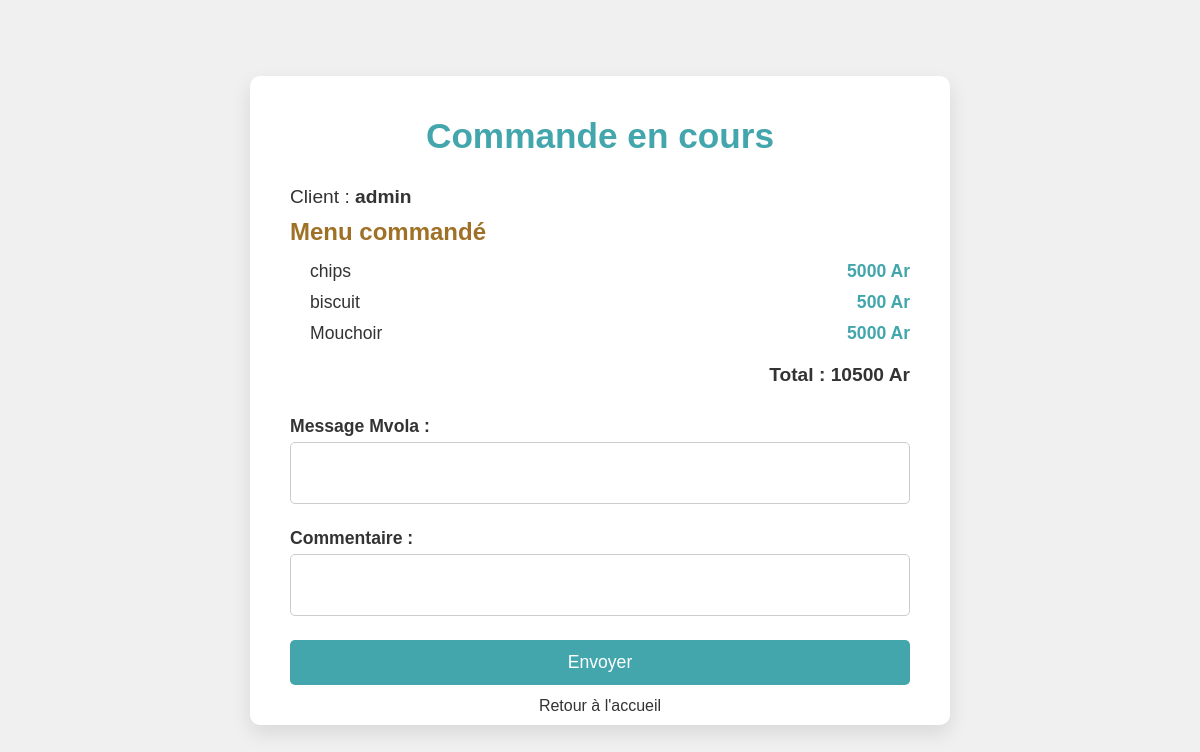
Page /commande/ (signed in) on the earlier database version.
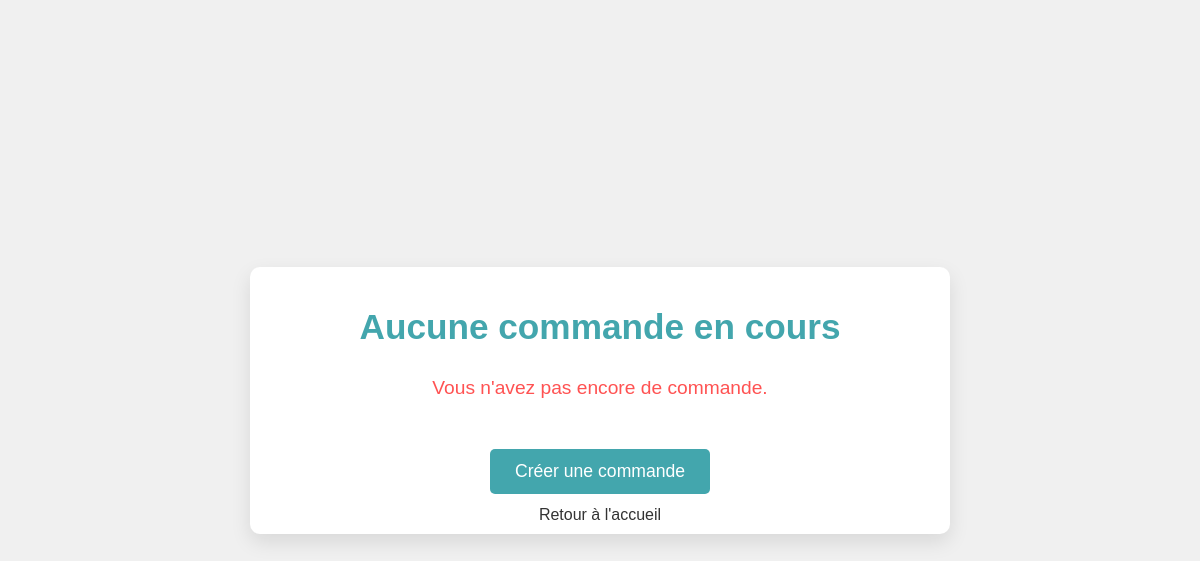
Same page on the later database version.
### gestionRestau/models.py (models this page shows)
class Commande(models.Model):
    client = models.ForeignKey(CustomUser, on_delete = models.CASCADE)
    menu = models.ManyToManyField(Menu)
    date = models.DateField(auto_now = True)
    message = models.TextField(blank = False)
    commentaire = models.TextField(blank = True)
    total = models.IntegerField(default=0)
    type = models.CharField(max_length=20)

class CustomUser(AbstractUser):
    pass

class Menu(models.Model):
    name = models.CharField(max_length=100)
    price = models.IntegerField()
    category = models.CharField(max_length=100)

### gestionRestau/views.py (the view)
# urls.py: path('commande/', commande, name="commande"),
def commande(request) :
     somme = 0
     if Commande.objects.filter(type="attente", client=request.user).exists() :
        com = Commande.objects.get(type="attente", client=request.user)
        for c in com.menu.all() :
            somme += c.price
        form = CommandeForm()
     else :
         com = None
         form = None
     return render(request, "Menu/commande.html", {"commande": com, "total":somme, "form":form})

### templates/Menu/commande.html (shortened to what this page needs)
<!DOCTYPE html>
<html lang="fr">
<head>
</head>
<body>
    <div class="container">
        {% if commande %}
            <h1>Commande en cours</h1>
            <div class="commande-info">
                <p>Client : <strong>{{ commande.client }}</strong></p>
                {% if commande.menu.all %}
                    <h3>Menu commandé</h3>
                    <ol>
                        {% for m in commande.menu.all %}
                        <li>
                            {{ m.name }}
                            <span>{{ m.price }} Ar</span>
                        </li>
                        {% endfor %}
                    </ol>
                    <p class="total">Total : {{ total }} Ar</p>
                {% else %}
                    <p class="no-commande">Aucun plat commandé pour l'instant.</p>
                {% endif %}
            </div>
            <form method="POST" action="{% url 'modifyCommande' %}">
                <label for="msg">Message Mvola :</label>
                <textarea id="msg" name="msg" required></textarea>
                <label for="commentaire">Commentaire :</label>
                <textarea id="commentaire" name="commentaire"></textarea>
                <input type="submit" value="Envoyer">
            </form>
        {% else %}
            <h1>Aucune commande en cours</h1>
            <p class="no-commande">Vous n'avez pas encore de commande.</p>
            <a href="{% url 'createCommande' %}" class="btn-link">Créer une commande</a>
        {% endif %}
        <a href="{% url 'home' %}" class="footer-link">Retour à l'accueil</a>
    </div>
</body>
</html>

Differences in the rows shown:
no longer on this page (row edited): Commande: client "admin"
no longer on this page (row unchanged): Menu: name "chips", price "5000"
no longer on this page (row unchanged): Menu: name "biscuit", price "500"
no longer on this page (row unchanged): Menu: name "Mouchoir", price "5000"
Other differences:
{{ total }}: "10500" → (not shown)
form field value: "Envoyer" → (not shown)
text no longer shown: "Commande en cours Client : Menu commandé Total : Ar Message Mvola : Commentaire :"
text now shown: "Aucune commande en cours Vous n'avez pas encore de commande. Créer une commande"
